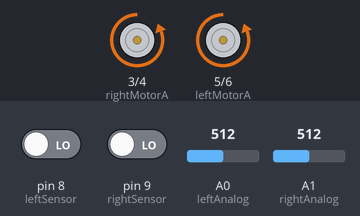
The sketch below on a simulated Arduino Uno, built with avr-gcc and run on an emulated ATmega328P. On the bench: motor-driver pin pairs drawn as motors (green arrow = first pin HIGH = forward, orange = second pin HIGH = backward, longer = more drive). The inputs (shaded band) are chosen by the test bench; at power-on: A0 (leftAnalog) = 512, A1 (rightAnalog) = 512, pin 8 (leftSensor) LOW, pin 9 (rightSensor) LOW.

Above: at 1.4 s.
1.5 s: A0 (leftAnalog) set to 309
4.7 s: A0 (leftAnalog) set to 290
At 6.0 s:
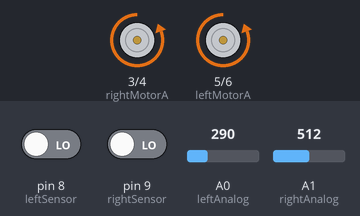
6.3 s: A1 (rightAnalog) set to 290
At 7.2 s:
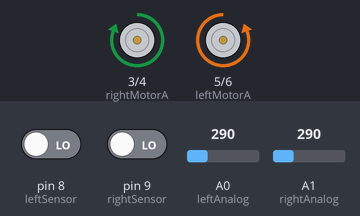
7.8 s: A1 (rightAnalog) set to 306
At 8.4 s:
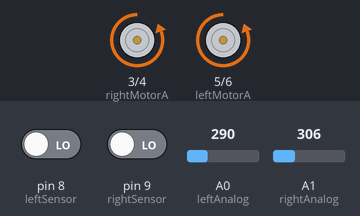
9.6 s: A1 (rightAnalog) set to 122
At 10.8 s:
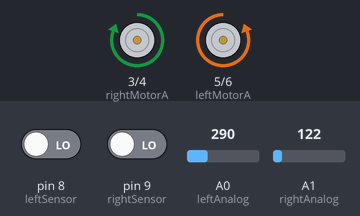
Timing chart, 0 to 12.1 s (numbered marks = the images above; inputs shaded):
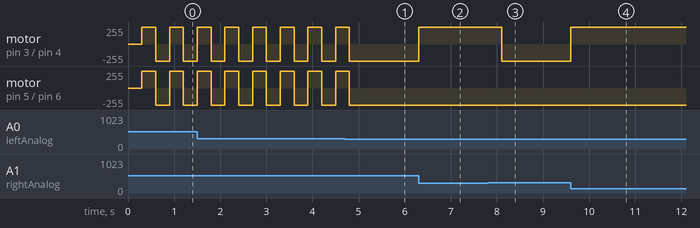

Measured:
- the behaviour switches between 300 and 299 on A0 (leftAnalog) (found by bisection; images 0 and 1)
- after the input at 4.7 s, motor on pin 3 (rightMotorA) / pin 4 (rightMotorB), motor on pin 5 (leftMotorA) / pin 6 (leftMotorB): goes on until 4.8 s, then stays backward 255/255
- after the input at 6.3 s, motor on pin 3 (rightMotorA) / pin 4 (rightMotorB): backward 255/255 → forward 255/255 at once
- after the input at 7.8 s, motor on pin 3 (rightMotorA) / pin 4 (rightMotorB): forward 255/255 → backward 255/255 after 0.30 s
- after the input at 9.6 s, motor on pin 3 (rightMotorA) / pin 4 (rightMotorB): backward 255/255 → forward 255/255 at once
- by itself, motor on pin 3 (rightMotorA) / pin 4 (rightMotorB), motor on pin 5 (leftMotorA) / pin 6 (leftMotorB): alternates forward 255/255 for 0.30 s and backward 255/255 for 0.30 s

The sketch:

greenDetector.ino
```cpp
#define leftMotorA 5
#define leftMotorB 6
#define rightMotorA 3
#define rightMotorB 4

//digital pin
#define leftSensor 8
#define rightSensor 9

//analog pin
#define leftAnalog A0
#define rightAnalog A1

void setup() {
  pinMode(leftMotorA, OUTPUT);
  pinMode(leftMotorB, OUTPUT);
  pinMode(rightMotorA, OUTPUT);
  pinMode(rightMotorB, OUTPUT);

  pinMode(leftSensor, INPUT);
  pinMode(rightSensor, INPUT);
  pinMode(leftAnalog, INPUT);
  pinMode(rightAnalog, INPUT);

  Serial.begin(9600);
}


void forward(){
  digitalWrite(leftMotorA, LOW);
  digitalWrite(leftMotorB, HIGH);

  digitalWrite(rightMotorA, HIGH);
  digitalWrite(rightMotorB, LOW);
}

void left(){
  digitalWrite(leftMotorA, HIGH);
  digitalWrite(leftMotorB, LOW);

  digitalWrite(rightMotorA, HIGH);
  digitalWrite(rightMotorB, LOW);
}

void right(){
  digitalWrite(leftMotorA, LOW);
  digitalWrite(leftMotorB, HIGH);

  digitalWrite(rightMotorA, LOW);
  digitalWrite(rightMotorB, HIGH);
}

void back(){
  digitalWrite(leftMotorA, HIGH);
  digitalWrite(leftMotorB, LOW);

  digitalWrite(rightMotorA, LOW);
  digitalWrite(rightMotorB, HIGH);
}

void loop(){
  int leftSensorValue = digitalRead(leftSensor);
  int rightSensorValue = digitalRead(rightSensor);

  int leftAnalogValue = analogRead(leftAnalog);
  int rightAnalogValue = analogRead(rightAnalog);

  if(leftAnalogValue<=300 && rightAnalogValue<=300){
      forward();
  }
  if(leftAnalogValue>=800 && leftAnalogValue<=1023){
      left();
  }
  if (leftAnalogValue>=300 && leftAnalogValue<=780){
        delay(300);
        left();
  }
  if(rightAnalogValue>=800 && rightAnalogValue<=1023){
    right();
  }
  if(rightAnalogValue>=300 && rightAnalogValue<=780){
    delay(300);
    right();
  }
}
```
